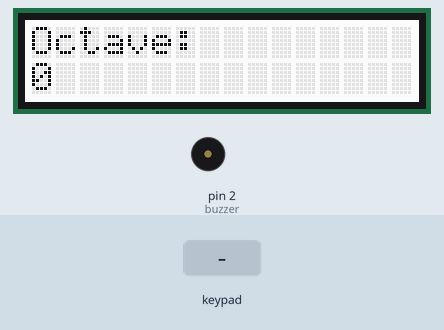
Recording of a sketch running on a simulated Arduino Uno, built with avr-gcc and run on an emulated ATmega328P. Parts: 16×2 character LCD, buzzer (waves = sounding). The test bench sets the inputs (shaded band). What the sketch prints to the serial monitor is not drawn.

Above: at 1.2 s.
1.3 s: keypad keys 7 6 5 4 pressed 0.4 s apart
At 1.45 s:
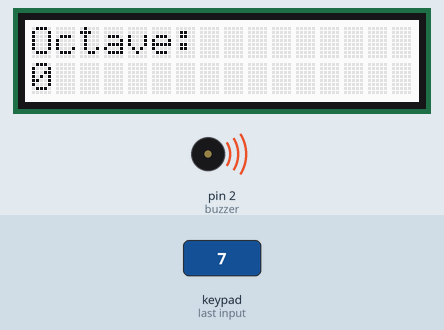
4.4 s: key 'E' pressed
At 5.5 s:
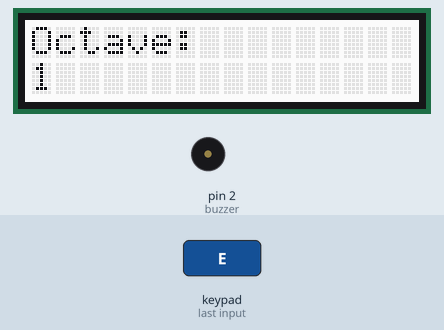
5.9 s: key '1' pressed
At 6.05 s:
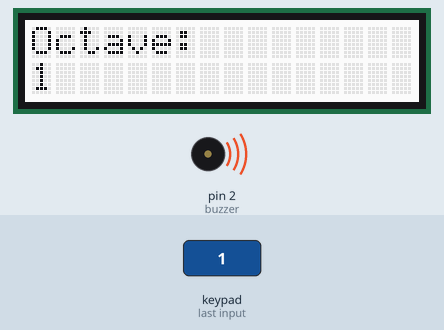
Timing chart, 0 to 8.9 s (numbered marks = the images above; inputs shaded):
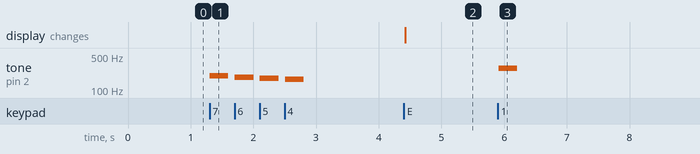

The sketch:

arduino_piano.ino
```cpp
#include <Keypad.h>
#include <Wire.h>
#include "rgb_lcd.h"

const int freq[4][12] = { //Frequencies
    { 131, 139, 147, 156, 165, 175, 185, 196, 208, 220, 233, 247 },
    { 262, 277, 294, 311, 330, 349, 370, 392, 415, 440, 466, 494 },
    { 523, 554, 587, 622, 659, 698, 740, 784, 831, 880, 932, 988 },
    { 1047, 1109, 1175, 1245, 1319, 1397, 1480, 1568, 1661, 1760, 1865, 1976 }
};

//LCD
rgb_lcd lcd;

//Keypad
const byte ROWS = 4;
const byte COLS = 4;
char hexaKeys[ROWS][COLS] = {
  {'1', '2', '3', '4'},
  {'5', '6', '7', '8'},
  {'9', '9'+1, '9'+2, '9'+3},
  {'D', 'E', 'F', 'G'}
};
byte rowPins[ROWS] = {7,6,5,4};
byte colPins[COLS] = {8,9,10,11};
Keypad keypad = Keypad(makeKeymap(hexaKeys), rowPins, colPins, ROWS, COLS);

//buzzer pin
const int buzzer = 2;

byte octave = 0;
int len = 300;

void setup(){
  lcd.begin(16, 2);
  Serial.begin(9600);
  pinMode(buzzer, OUTPUT);

  lcd.print("Octave: ");
  lcd.setCursor(0, 1);
  lcd.print(octave);
}

void loop(){
  char customKey = keypad.getKey();

  switch(customKey)
  {
    case 0:
      break;
    case 'D':
      if(octave>0) octave--;
      lcd.clear();
      lcd.setCursor(0, 0);
      lcd.print("Octave: ");
      lcd.setCursor(0, 1);
      lcd.print(octave);
      break;

    case 'E':
      if(octave<3) octave++;
      lcd.clear();
      lcd.setCursor(0, 0);
      lcd.print("Octave: ");
      lcd.setCursor(0, 1);
      lcd.print(octave);
      break;

    case 'F':
      if(len>100) len=len/2;
      break;

    case 'G':
      if(len<1000) len=len*2;
      break;

    default:
      int note = freq[octave][customKey-'0'];
      Serial.println(len);
      tone(buzzer,note);
      delay(len);
      noTone(buzzer);
      break;
  }
}
```

Measured:
- after the input at 1.3 s, tone on pin 2 (buzzer): plays 196 Hz for 0.30 s, 185 Hz for 0.30 s, 175 Hz for 0.30 s, 165 Hz for 0.30 s, starting at once
- after the input at 4.4 s, the display: changes at once (image 2)
- after the input at 5.9 s, tone on pin 2 (buzzer): silent → 277 Hz at once, → silent 0.30 s later
